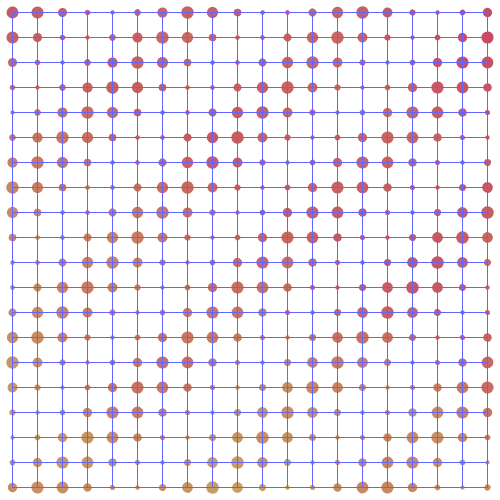
Frame 1 (no input)
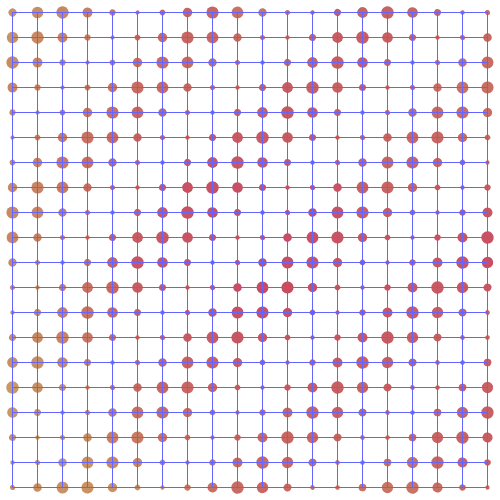
Frame 60 (no input)
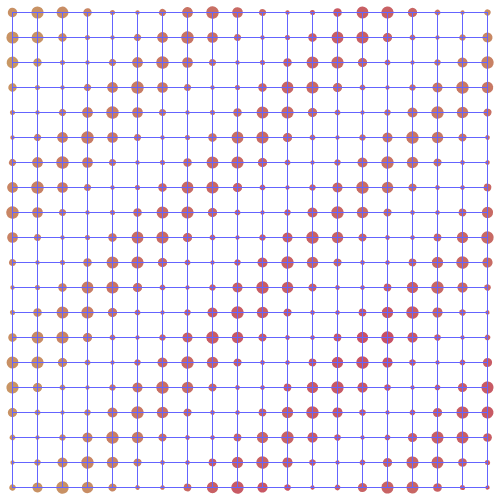
Frame 120 (the mouse pressed at the canvas centre since frame 60)

The p5.js sketch that drew these frames (run headless with seeded random() and noise() and a simulated clock; from frame 60 on, the mouse is pressed at the canvas centre):

// p5.js sketch
// ── sketch.js
/**
 * * Commentary:
 * 
 * I was tasked with creating a 20x20 grid of dots, which needed to be evenly distributed within the canvas. The size of each dot was required to be half of a specified variable size. To achieve this, I implemented a new function called wave(params), where I calculated all the necessary parameters within a nested loop.

For each dot, I generated a random noise value and used it as a color fill. I opted for the noise function as it provided a smooth and organic transition of colors, resulting in visually appealing patterns. I also created a new color using the color() function, passing the noise value as a parameter to the wave() function, enhancing the overall visual effect.

To animate the wave, I calculated the phase angle based on the x and y coordinates, as well as the frameCount, without using framerate() adjustments. I further added mouse interaction by incorporating mouseX in the angle calculation, which resulted in a variable phase as the mouse moved.

In addition to the required tasks, I took the initiative to introduce two further developments. Firstly, I connected the dots with lines while the wave responded to mouse movements, creating a more visually captivating representation. Secondly, I customized the colors and styles of the dots, grid, and wave to provide a unique and personalized appearance.

Throughout the process, I justified the use of map() and constrain() functions to normalize and limit values within specific ranges, ensuring the appropriate scaling and positioning of the wave animation. Overall, I successfully completed the task and implemented the additional features to create an engaging and visually appealing sketch.
 *  
 * 
* Commentary for task:
 * 
 * In this sketch, we create a grid of dots that exhibit a wave-like animation. Each dot's position,
 * size, and color are calculated based on various parameters and functions. The overall goal is to
 * create an interactive and visually appealing animation using noise and user interaction.
 * 
 * Noise Function:
 * The `noise()` function is used to generate a smooth and continuous variation of values over time
 * and space. By providing specific input parameters (such as x, y, and frameCount), we obtain a
 * noise value that can be mapped to different properties, such as color or animation behavior.
 * In this sketch, the `noise()` function is used to generate a noise value for each dot, which is
 * then mapped to determine the color of the dot.
 * 
 * map() Function:
 * The `map()` function is used to convert a value from one range to another. It allows us to remap
 * the noise values obtained from the `noise()` function to a desired range, such as color values
 * between 0 and 255. By mapping the noise values, we can control the visual appearance and
 * variation of the dots' colors, creating a more visually interesting effect.
 * 
 * Extensions:
 * This sketch can be extended in various ways. For example, the dot animation could be modified to
 * have different wave patterns or behaviors. Additional user interaction could be added, such as
 * mouse dragging to distort the wave or keyboard controls to adjust the animation parameters.
 * Furthermore, the size and spacing of the dots could be made interactive, allowing users to change
 * the overall grid layout. These extensions would enhance the interactivity and visual richness of
 * the sketch, providing a more immersive experience for users.
 */

function setup()
{
    createCanvas(500, 500);
    background(255);
    noiseSeed(123); // Set a noise seed for consistent results 

    dotPositions = createDotPositions(); // Create a grid of dot positions 
}

function draw() // draw() is called every frame 
{
    background(255);

    var noOfDots = 20;
    var size = width/noOfDots;

    for (var x = 0; x < noOfDots; x++) // nested for loop to create a grid of dots 
    {
      for (var y = 0; y < noOfDots; y++) 
      {
        // your code here
        var xPos = x * size + size / 2;
        var yPos = y * size + size / 2;
        var amplitude = size / 3;
        var frequency = 0.03;
        var phase = frameCount * 0.3 + x * 0.2 + y * 0.2;
        // var phase = (frameCount * 0.03 + x * 0.2 + y * 0.2) + (mouseX * 0.01);
        var dotSize = size / 2;

        var noiseValue = noise(x * 0.1, y * 0.1, frameCount * 0.01);
        // var noiseValue = noise(x * 0.1, y * 0.1); // remove frameCount * 0.01 to make it static noise pattern 
        // var colorValue = map(noiseValue, 0, 1, 0, 255);
        // var colorValue = color(noiseValue * 255); // remove map function to make it static noise pattern 
        var mappedColor = map(noiseValue, 0, 1, 50, 200);
        var colorValue = color(200, mappedColor, 100);

        
        wave(xPos, yPos, amplitude, frequency, phase, dotSize, colorValue); // replace params with the necessary parameters
        
      }
    }

    drawLines();
}


function wave(x, y, amplitude, frequency, phase, dotSize, colorValue) // replace params with the necessary parameters
{
 // your code here
 var angle = phase + (x + y + mouseX) * frequency; // add x and y to the phase to make it more interesting 
 var radius = amplitude * sin(angle); // use sin function to make it wave 
//  var mappedRadius = map(radius, -amplitude, amplitude, 0, 255); // map the radius to a color value between 0 and 255 
 var mappedRadius = map(radius, -amplitude, amplitude, 0, 255);
 var dotRadius = map(mappedRadius, 0, 255, dotSize / 3, dotSize);

 
//  ellipse(x, y, dotSize, dotSize);

 push(); // Save the current transformation state
  translate(x, y); // Translate to the position of the dot
  rotate(radius); // Rotate based on the radius
  
  noStroke();
  fill(colorValue);
  ellipse(0, 0, dotRadius, dotRadius);
  
  pop(); // Restore the previous transformation state


  // // Draw lines between dots
  // var startX = x + cos(angle) * dotRadius * 0.5;
  // var startY = y + sin(angle) * dotRadius * 0.5;
  // var endX = x + cos(angle) * dotRadius * 1.5;
  // var endY = y + sin(angle) * dotRadius * 1.5;

  // stroke(colorValue);
  // line(startX, startY, endX, endY);
}


function drawLines() { // Draw lines between dots
  stroke(100,100,255);

  for (var x = 0; x < dotPositions.length; x++) { // nested for loop to create a grid of dots 
    for (var y = 0; y < dotPositions[x].length; y++) { // nested for loop to create a grid of dots 
      var dotPos = dotPositions[x][y];
      var startX = dotPos.x + cos(dotPos.angle) * dotPos.radius * 0.5;
      var startY = dotPos.y + sin(dotPos.angle) * dotPos.radius * 0.5;

      if (x + 1 < dotPositions.length) { // Check if there is a dot to the right 
        var nextDotPos = dotPositions[x + 1][y];
        var endX = nextDotPos.x + cos(nextDotPos.angle) * nextDotPos.radius * 0.5;
        var endY = nextDotPos.y + sin(nextDotPos.angle) * nextDotPos.radius * 0.5;
        line(startX, startY, endX, endY);
      }

      if (y + 1 < dotPositions[x].length) { // Check if there is a dot below 
        var nextDotPos = dotPositions[x][y + 1];
        var endX = nextDotPos.x + cos(nextDotPos.angle) * nextDotPos.radius * 0.5;
        var endY = nextDotPos.y + sin(nextDotPos.angle) * nextDotPos.radius * 0.5;
        line(startX, startY, endX, endY);
      }
    }
  }
}

function createDotPositions() { // Create a grid of dot positions 
  var positions = [];

  var noOfDots = 20;
  var size = width / noOfDots;

  for (var x = 0; x < noOfDots; x++) { // nested for loop to create a grid of dots 
    positions[x] = [];
    for (var y = 0; y < noOfDots; y++) {
      var xPos = x * size + size / 2;
      var yPos = y * size + size / 2;
      positions[x][y] = {
        x: xPos,
        y: yPos,
        radius: 0,
        angle: 0
      };
    }
  }

  return positions; // return the positions array 
}
